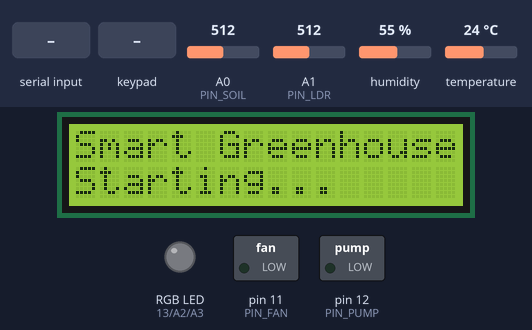
Simulated run of this sketch. Board: Arduino Uno, built with avr-gcc and run on an emulated ATmega328P. Shown: 16×2 character LCD, switched loads named in the sketch (green lamp = pin HIGH), an RGB LED mixed from three pins (HIGH = lit). The inputs (shaded band) are chosen by the test bench; at power-on: A1 (PIN_LDR) = 512, temperature 24 °C, A0 (PIN_SOIL) = 512, humidity 55 %. What the sketch prints to the serial monitor is not drawn.

Above: at 1.2 s.
1.3 s: "PUMP_ON\n" received over Serial
At 3.2 s:
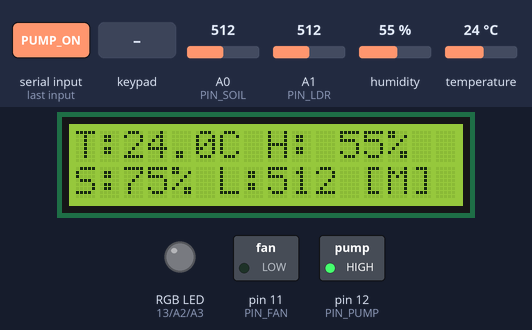
3.5 s: keypad keys 3 4 5 6 * pressed 0.4 s apart
At 6.4 s:
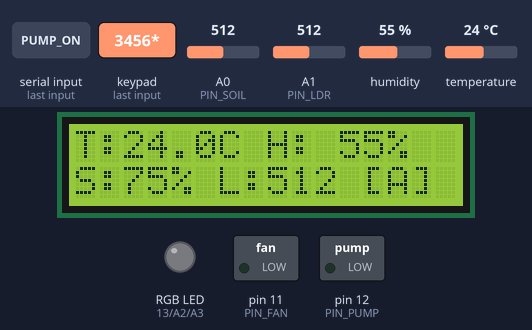
7.5 s: A1 (PIN_LDR) set to 307
At 8.9 s:
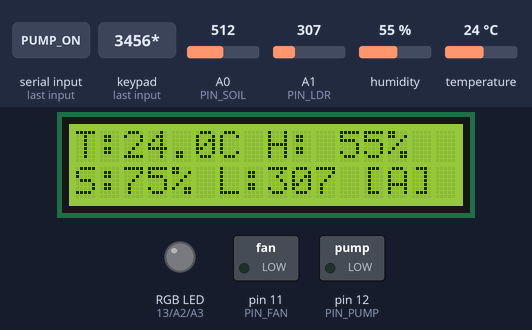
9.5 s: A1 (PIN_LDR) set to 287
At 10.6 s:
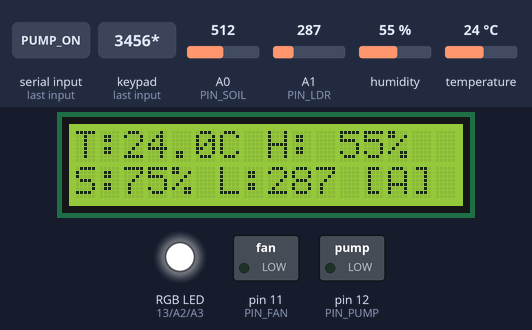
11.5 s: keypad keys 3 4 5 6 # pressed 0.4 s apart
At 14.2 s:
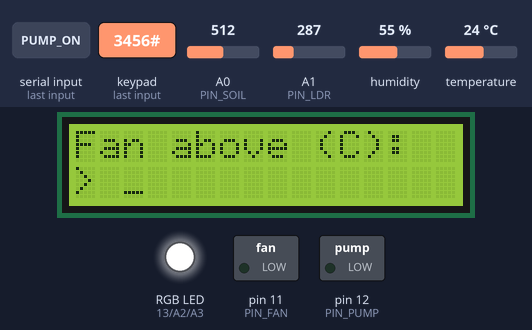
15.0 s: temperature set to 41 °C
At 19.2 s:
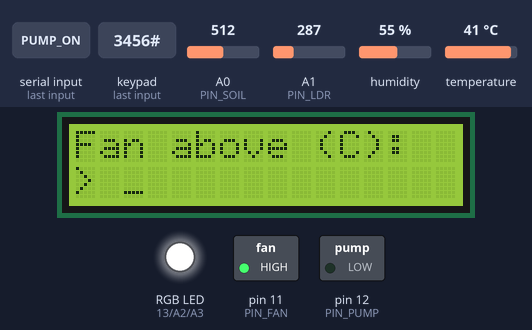
Timing chart, 0 to 20.5 s (numbered marks = the images above; inputs shaded):
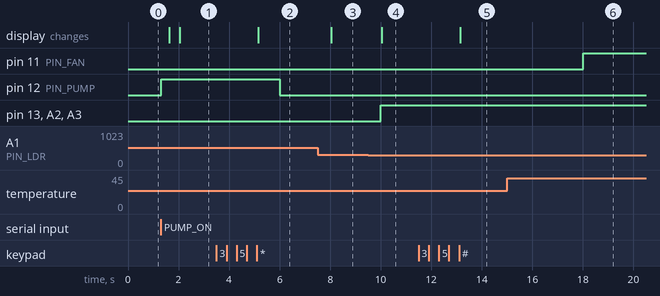

Measured:
- the behaviour switches between 300 and 299 on A1 (PIN_LDR) (found by bisection; images 3 and 4)
- after the input at 1.3 s, pin 12 (PIN_PUMP): LOW → HIGH at once; the display: first changes after 0.33 s (image 1 shows a later state)
- after the input at 3.5 s, pin 12 (PIN_PUMP): HIGH → LOW after 2.5 s; the display: changes after 1.7 s (image 2)
- after the input at 7.5 s, the display: changes after 0.53 s (image 3)
- after the input at 9.5 s, pin 13 (PIN_LED_R), A2 (PIN_LED_G), A3 (PIN_LED_B): LOW → HIGH after 0.51 s; the display: changes after 0.54 s (image 4)
- after the input at 11.5 s, the display: changes after 1.6 s (image 5)
- after the input at 15.0 s, pin 11 (PIN_FAN): LOW → HIGH after 3.0 s

The sketch:

greenhouse_uno.ino
```cpp
// ============================================================================
// Smart Greenhouse — Arduino UNO controller
// Author : Mohammed El-SiSi
//
// Reads the DHT22 (temperature/humidity), a soil-moisture probe and an LDR,
// drives the fans, water pump and RGB LED strip, shows live values on a
// 16x2 I2C LCD, takes commands from a 4x4 keypad, and talks to the ESP32-CAM
// over UART: it sends a status frame every 2 s and executes the commands the
// web dashboard sends back.
//
// Pin map
//   DHT22 = D2            Soil = A0           LDR = A1
//   Keypad rows = D3..D6  Keypad cols = D7..D10
//   Fans MOSFET = D11     Pump relay = D12
//   LED R = D13           LED G = A2          LED B = A3
//   LCD I2C = A4 (SDA), A5 (SCL)
//   UART to ESP32-CAM = D1 (TX, through a 1k/2k divider), D0 (RX)
//
// Libraries: "DHT sensor library" (Adafruit), "LiquidCrystal I2C", "Keypad"
// (Mark Stanley). EEPROM ships with the Arduino core.
// ============================================================================

#include <EEPROM.h>
#include <DHT.h>
#include <LiquidCrystal_I2C.h>
#include <Keypad.h>

// ── Pins ────────────────────────────────────────────────────────────────────
const uint8_t PIN_DHT   = 2;
const uint8_t PIN_SOIL  = A0;
const uint8_t PIN_LDR   = A1;
const uint8_t PIN_FAN   = 11;
const uint8_t PIN_PUMP  = 12;
const uint8_t PIN_LED_R = 13;
const uint8_t PIN_LED_G = A2;
const uint8_t PIN_LED_B = A3;

// ── Hardware options ────────────────────────────────────────────────────────
const uint8_t LCD_ADDRESS      = 0x27;  // try 0x3F if the screen stays blank
const bool    RELAY_ACTIVE_LOW = false; // set true for relay boards that switch ON when IN is LOW

// ── Soil-probe calibration (raw ADC) ───────────────────────────────────────
// Resistive and capacitive probes read HIGH when dry and LOW when wet.
// Note the reading in dry air and in a glass of water and put them here.
const int SOIL_RAW_DRY = 1000;
const int SOIL_RAW_WET = 350;

// ── Control tuning ─────────────────────────────────────────────────────────
const float         TEMP_HYSTERESIS  = 1.0;      // °C below the limit before the fans stop
const int           SOIL_HYSTERESIS  = 5;        // % above the limit before the pump stops
const int           LIGHT_HYSTERESIS = 30;       // ADC counts above the limit before the LEDs go off
const unsigned long PUMP_MAX_ON_MS   = 30000UL;  // safety: never water longer than this in one go
const unsigned long PUMP_REST_MS     = 60000UL;  // then let the water soak in before re-checking
const unsigned long SENSOR_PERIOD_MS = 2000UL;
const unsigned long MESSAGE_MS       = 1500UL;

// ── Thresholds (editable from the keypad, kept in EEPROM) ─────────────────
struct Settings {
  uint8_t magic;
  float   tempMax;   // °C   — fans ON above this
  uint8_t soilMin;   // %    — pump ON below this
  int     lightMin;  // ADC  — LEDs ON below this
};
const uint8_t SETTINGS_MAGIC = 0x5A;
Settings settings = { SETTINGS_MAGIC, 30.0, 40, 300 };

// ── Peripherals ─────────────────────────────────────────────────────────────
LiquidCrystal_I2C lcd(LCD_ADDRESS, 16, 2);
DHT dht(PIN_DHT, DHT22);

const byte ROWS = 4, COLS = 4;
char keys[ROWS][COLS] = {
  { '1', '2', '3', 'A' },
  { '4', '5', '6', 'B' },
  { '7', '8', '9', 'C' },
  { '*', '0', '#', 'D' }
};
byte rowPins[ROWS] = { 3, 4, 5, 6 };
byte colPins[COLS] = { 7, 8, 9, 10 };
Keypad keypad = Keypad(makeKeymap(keys), rowPins, colPins, ROWS, COLS);

// ── State ───────────────────────────────────────────────────────────────────
bool autoMode = true;
bool fanOn = false, pumpOn = false, ledOn = false;
bool pumpResting = false;

float temperature = NAN, humidity = NAN;
int soilPercent = 0, lightLevel = 0;

unsigned long lastSensorMs = 0;
unsigned long pumpStartedMs = 0;
unsigned long pumpRestStartedMs = 0;
unsigned long messageStartedMs = 0;
bool messageShown = false;
bool displayDirty = true;

// Fixed-size buffer instead of String: no heap fragmentation on the 2 KB UNO.
char rxBuffer[24];
uint8_t rxLength = 0;

// Keypad threshold editor: '#' starts it, digits + '#' confirm each field, '*' cancels.
enum EditField : uint8_t { EDIT_NONE, EDIT_TEMP, EDIT_SOIL, EDIT_LIGHT };
EditField editField = EDIT_NONE;
char editBuffer[5];
uint8_t editLength = 0;

// ============================================================================
// Outputs
// ============================================================================
void setFan(bool on) {
  fanOn = on;
  digitalWrite(PIN_FAN, on ? HIGH : LOW);
}

void setPump(bool on) {
  if (on && !pumpOn) pumpStartedMs = millis();
  pumpOn = on;
  bool level = RELAY_ACTIVE_LOW ? !on : on;
  digitalWrite(PIN_PUMP, level ? HIGH : LOW);
}

void setLeds(bool on) {
  ledOn = on;
  digitalWrite(PIN_LED_R, on ? HIGH : LOW);
  digitalWrite(PIN_LED_G, on ? HIGH : LOW);
  digitalWrite(PIN_LED_B, on ? HIGH : LOW);
}

// ============================================================================
// Settings
// ============================================================================
void loadSettings() {
  Settings stored;
  EEPROM.get(0, stored);
  bool valid = stored.magic == SETTINGS_MAGIC
               && stored.tempMax >= 10 && stored.tempMax <= 50
               && stored.soilMin <= 100
               && stored.lightMin >= 0 && stored.lightMin <= 1023;
  if (valid) settings = stored;
}

void saveSettings() {
  EEPROM.put(0, settings);  // put() only rewrites bytes that changed
}

// ============================================================================
// LCD helpers
// ============================================================================
void printLine(uint8_t row, const char* text) {
  lcd.setCursor(0, row);
  uint8_t n = 0;
  for (; text[n] != '\0' && n < 16; n++) lcd.print(text[n]);
  for (; n < 16; n++) lcd.print(' ');  // clear leftovers from a longer previous line
}

void showMessage(const char* line1, const char* line2) {
  printLine(0, line1);
  printLine(1, line2);
  messageShown = true;
  messageStartedMs = millis();
}

void showStatus() {
  char line[17];
  char t[7], h[5];

  if (isnan(temperature) || isnan(humidity)) {
    snprintf(line, sizeof line, "DHT22 error!");
  } else {
    dtostrf(temperature, 4, 1, t);
    dtostrf(humidity, 3, 0, h);
    snprintf(line, sizeof line, "T:%sC H:%s%%", t, h);
  }
  printLine(0, line);

  snprintf(line, sizeof line, "S:%d%% L:%d %s", soilPercent, lightLevel, autoMode ? "[A]" : "[M]");
  printLine(1, line);
}

void showThresholds() {
  char line[17], t[5];
  dtostrf(settings.tempMax, 2, 0, t);
  snprintf(line, sizeof line, "T>%sC S<%u%%", t, settings.soilMin);
  char line2[17];
  snprintf(line2, sizeof line2, "L<%d %s", settings.lightMin, autoMode ? "AUTO" : "MANUAL");
  showMessage(line, line2);
}

void showEditor(const char* error) {
  const char* title = error != nullptr         ? error
                    : editField == EDIT_TEMP ? "Fan above (C):"
                    : editField == EDIT_SOIL ? "Water below (%):"
                                             : "Lights below:";
  char line[17];
  snprintf(line, sizeof line, "> %s_", editBuffer);
  printLine(0, title);
  printLine(1, line);
}

// ============================================================================
// Sensors & automatic control
// ============================================================================
void readSensors() {
  temperature = dht.readTemperature();
  humidity = dht.readHumidity();

  int soilRaw = analogRead(PIN_SOIL);
  soilPercent = constrain(map(soilRaw, SOIL_RAW_DRY, SOIL_RAW_WET, 0, 100), 0, 100);

  // LDR on top of a 10k pull-down: more light → higher reading.
  lightLevel = analogRead(PIN_LDR);
}

void autoControl(unsigned long now) {
  // Fans — with hysteresis so they don't flicker around the limit.
  if (!isnan(temperature)) {
    if (!fanOn && temperature > settings.tempMax) setFan(true);
    else if (fanOn && temperature < settings.tempMax - TEMP_HYSTERESIS) setFan(false);
  }

  // Pump — stops once the soil is wet enough; rests after a long run (see pumpSafety()).
  if (pumpResting && now - pumpRestStartedMs >= PUMP_REST_MS) pumpResting = false;
  if (!pumpOn && !pumpResting && soilPercent < settings.soilMin) setPump(true);
  else if (pumpOn && soilPercent >= settings.soilMin + SOIL_HYSTERESIS) setPump(false);

  // Grow lights.
  if (!ledOn && lightLevel < settings.lightMin) setLeds(true);
  else if (ledOn && lightLevel > settings.lightMin + LIGHT_HYSTERESIS) setLeds(false);
}

// Applies in AUTO and MANUAL mode: a broken probe or a forgotten manual
// command can never flood the greenhouse.
void pumpSafety(unsigned long now) {
  if (pumpOn && now - pumpStartedMs >= PUMP_MAX_ON_MS) {
    setPump(false);
    pumpResting = true;
    pumpRestStartedMs = now;
  }
}

// ============================================================================
// UART link with the ESP32-CAM
// ============================================================================
// Frame: T:25.3,H:61.0,S:42,L:512,F:1,P:0,E:1,M:A   (E = LEDs, M = A/M mode)
void sendStatus() {
  Serial.print(F("T:")); Serial.print(temperature, 1);
  Serial.print(F(",H:")); Serial.print(humidity, 1);
  Serial.print(F(",S:")); Serial.print(soilPercent);
  Serial.print(F(",L:")); Serial.print(lightLevel);
  Serial.print(F(",F:")); Serial.print(fanOn ? 1 : 0);
  Serial.print(F(",P:")); Serial.print(pumpOn ? 1 : 0);
  Serial.print(F(",E:")); Serial.print(ledOn ? 1 : 0);
  Serial.print(F(",M:")); Serial.println(autoMode ? 'A' : 'M');
}

void processCommand(const char* cmd) {
  if      (strcmp(cmd, "PUMP_ON") == 0)  { autoMode = false; setPump(true); }
  else if (strcmp(cmd, "PUMP_OFF") == 0) { autoMode = false; setPump(false); }
  else if (strcmp(cmd, "FAN_ON") == 0)   { autoMode = false; setFan(true); }
  else if (strcmp(cmd, "FAN_OFF") == 0)  { autoMode = false; setFan(false); }
  else if (strcmp(cmd, "LED_ON") == 0)   { autoMode = false; setLeds(true); }
  else if (strcmp(cmd, "LED_OFF") == 0)  { autoMode = false; setLeds(false); }
  else if (strcmp(cmd, "AUTO") == 0)     { autoMode = true; }
  else return;  // ignore anything else (ESP32 boot log, IP address line...)

  sendStatus();  // let the dashboard see the change right away
}

void handleSerial() {
  while (Serial.available()) {
    char c = Serial.read();
    if (c == '\r') continue;
    if (c == '\n') {
      rxBuffer[rxLength] = '\0';
      processCommand(rxBuffer);
      rxLength = 0;
    } else if (rxLength < sizeof rxBuffer - 1) {
      rxBuffer[rxLength++] = c;
    } else {
      rxLength = 0;  // line too long — not a command, drop it
    }
  }
}

// ============================================================================
// Keypad
// ============================================================================
void startEditing(EditField field) {
  editField = field;
  editLength = 0;
  editBuffer[0] = '\0';
  if (field == EDIT_NONE) { messageShown = false; displayDirty = true; }
  else showEditor(nullptr);
}

// Stores the typed value (empty = keep the current one). Returns an error text if out of range.
const char* commitEdit() {
  if (editLength > 0) {
    int value = atoi(editBuffer);
    switch (editField) {
      case EDIT_TEMP:
        if (value < 10 || value > 50) return "Range: 10-50 C";
        settings.tempMax = value;
        break;
      case EDIT_SOIL:
        if (value > 100) return "Range: 0-100 %";
        settings.soilMin = value;
        break;
      case EDIT_LIGHT:
        if (value > 1023) return "Range: 0-1023";
        settings.lightMin = value;
        break;
      default:
        break;
    }
  }
  return nullptr;
}

void handleEditorKey(char key) {
  if (key >= '0' && key <= '9') {
    if (editLength < sizeof editBuffer - 1) {
      editBuffer[editLength++] = key;
      editBuffer[editLength] = '\0';
    }
    showEditor(nullptr);
  } else if (key == '#') {
    const char* error = commitEdit();
    if (error != nullptr) {
      editLength = 0;
      editBuffer[0] = '\0';
      showEditor(error);  // the range stays on screen until a valid value is typed
      return;
    }
    if (editField == EDIT_TEMP) startEditing(EDIT_SOIL);
    else if (editField == EDIT_SOIL) startEditing(EDIT_LIGHT);
    else {
      editField = EDIT_NONE;
      saveSettings();
      showMessage("Settings saved", "");
    }
  } else if (key == '*') {
    loadSettings();  // drop unsaved changes
    editField = EDIT_NONE;
    showMessage("Edit cancelled", "");
  }
}

void handleKey(char key) {
  if (editField != EDIT_NONE) { handleEditorKey(key); return; }

  switch (key) {
    case 'A': autoMode = false; setPump(!pumpOn); showMessage(pumpOn ? "PUMP ON" : "PUMP OFF", "Manual mode"); break;
    case 'B': autoMode = false; setFan(!fanOn);   showMessage(fanOn ? "FAN ON" : "FAN OFF", "Manual mode");    break;
    case 'C': autoMode = false; setLeds(!ledOn);  showMessage(ledOn ? "LED ON" : "LED OFF", "Manual mode");    break;
    case 'D': showThresholds(); break;
    case '*': autoMode = true; showMessage("AUTO MODE ON", ""); break;
    case '#': startEditing(EDIT_TEMP); return;
    default: return;
  }
  sendStatus();
}

// ============================================================================
void setup() {
  Serial.begin(9600);
  dht.begin();
  loadSettings();

  pinMode(PIN_FAN, OUTPUT);
  pinMode(PIN_PUMP, OUTPUT);
  pinMode(PIN_LED_R, OUTPUT);
  pinMode(PIN_LED_G, OUTPUT);
  pinMode(PIN_LED_B, OUTPUT);
  setFan(false);
  setPump(false);
  setLeds(false);

  lcd.init();
  lcd.backlight();
  showMessage("Smart Greenhouse", "Starting...");
}

// Non-blocking loop: the keypad and UART are polled every pass, the sensors
// every 2 s — no delay(), so key presses and dashboard commands are never missed.
void loop() {
  unsigned long now = millis();

  handleSerial();

  char key = keypad.getKey();
  if (key) handleKey(key);

  pumpSafety(now);

  if (now - lastSensorMs >= SENSOR_PERIOD_MS) {
    lastSensorMs = now;
    readSensors();
    if (autoMode) autoControl(now);
    sendStatus();
    displayDirty = true;
  }

  if (messageShown && now - messageStartedMs >= MESSAGE_MS) {
    messageShown = false;
    displayDirty = true;
  }
  if (displayDirty && !messageShown && editField == EDIT_NONE) {
    showStatus();
    displayDirty = false;
  }
}
```
